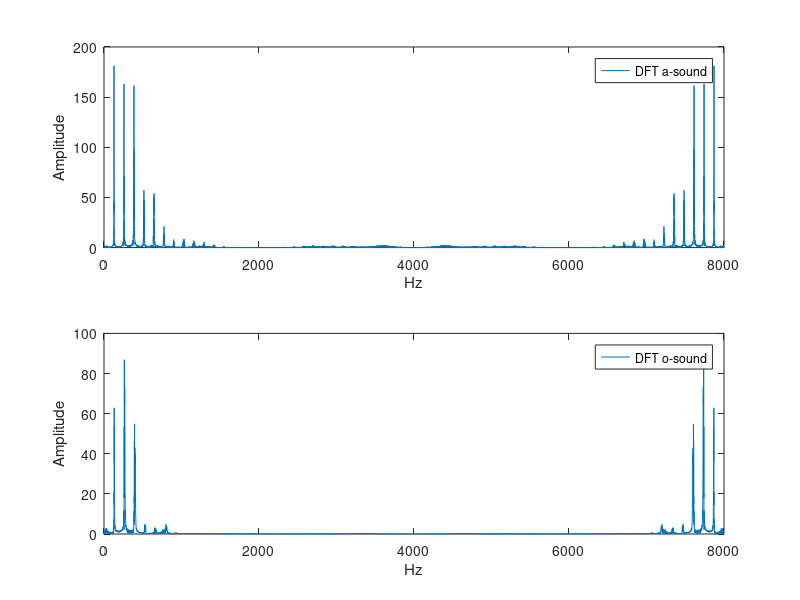

The MATLAB source for this figure: (Note: this script raises an error after producing the figure.)
%linwovel.m

% Load and detrend data
Fs=8000;
load aaa.mat
aa = detrend(y(2, 6000:end));
load ooo.mat
oo = detrend(y(2, 6000:end));
len = length(aa);
x = 0:Fs/len:Fs-1e-4;

% Divide into estimation and validation data.
aa_est = aa(1:end*2/3);
aa_val = aa(end*2/3+1:end);
oo_est = oo(1:end*2/3);
oo_val = oo(end*2/3+1:end);
len_est = length(aa_est);
len_val = length(aa_val);
x_est = 0:2/len_est:Fs-1e-9;
x_val = 0:2/len_val:Fs-1e-9;

figure(1);
subplot(2, 1, 1);
length(x)
length(abs(fft(aa)))
plot(x, abs(fft(aa)));
xlabel('Hz');
ylabel('Amplitude');
legend('DFT a-sound');
subplot(2, 1, 2);
plot(x, abs(fft(oo)));
legend('DFT o-sound');
xlabel('Hz');
ylabel('Amplitude');
%spectrum(oo);
%plot(psd(spectrum.welch, (oo)));
%%

% Validation of different orders.
varaa = [];
varoo = [];
resaa = [];
resoo = [];
for na = (1:20)
    m = ar(aa_est, na);
    residual = filter(m.a, 1, aa_val);
    varaa = [varaa residual*residual'/(aa_val*aa_val')];%length(residual)
    resaa = [resaa residual'];
    
    m = ar(oo_est, na);
    residual = filter(m.a, 1, oo_val);
    varoo = [varoo residual*residual'/(oo_val*oo_val')];%length(residual)
    resoo = [resoo residual'];
    %subplot(2, 1, 1);
    %plot(aa_val)
    %subplot(2, 1, 2);
    %plot(residual)
end
figure(2);
subplot(2,1,1);
plot(varaa);
title('Residual Variance a-sound');
ylabel('Variance');
xlabel('Model Order');
subplot(2,1,2);
plot(varoo);
title('Residual Variance o-sound');
ylabel('Variance');
xlabel('Model Order');
%%
start = 55;
for k = (start:start+4)
    figure(3);
    subplot(4,1,k-start+1);
    %covf([resaa(:,k); aa_val'])
    index = -len_val+1:len_val-1;
    plot(index, xcorr(resaa(:,k), aa_val'));
    title(sprintf('Residual Covariance a-sound order %d', k));
    %ylabel('Variance');
    xlabel('k');
    figure(4);
    subplot(4,1,k-start+1);
    plot(index, xcorr(resoo(:,k), oo_val'));
    title(sprintf('Residual Covariance o-sound order %d', k));
    %ylabel('Variance');
    xlabel('k');
end
%%

lambada = [];
for i = (1:50)
    [th, P, lam, epsi] = sig2ar(oo',i);
    lambada = [lambada lam];
end
figure(4);
plot(lambada);


[th, P, lam, epsi] = sig2ar(oo',na);
%len = len*2;
W0 = 0.035
%W0 = 0.016
root_angle = angle(roots(th))
for i = 1:length(root_angle)
    if root_angle(i) == 0
        root_angle(i) = 100000;
    end
end
pulse = floor(2/W0)
A = 0.001
%pulse = floor(8/(min(abs(root_angle))/pi))
est = rand(na,1);
%e = randn(len,1).*(rem((1:len),pulse)<pulse/2)';
%e = randn(len,1).*(rem((1:len),pulse) == 0)';
e = A*sqrt(len/pulse)*(rem((1:len),pulse) == 0)';
%e = e+rand(len,1)*A*1;
%e = e .* randn(size(e));
%e = e + 0.005*randn(size(e));
%e = conv(e, triang(pulse/2), 'same');
for i = na+1:len
    est = [est; est(i-1:-1:i-na)'*th+e(i)];
end
th
est = filter(1,[1 th'], e);


figure(3);
%plot(x,abs(fft(est)));
plot(psd(spectrum.welch, (est)));
plot(x, abs(fft(est)));
est = est(200:end-200);
%sound(est)
%sound(oo)